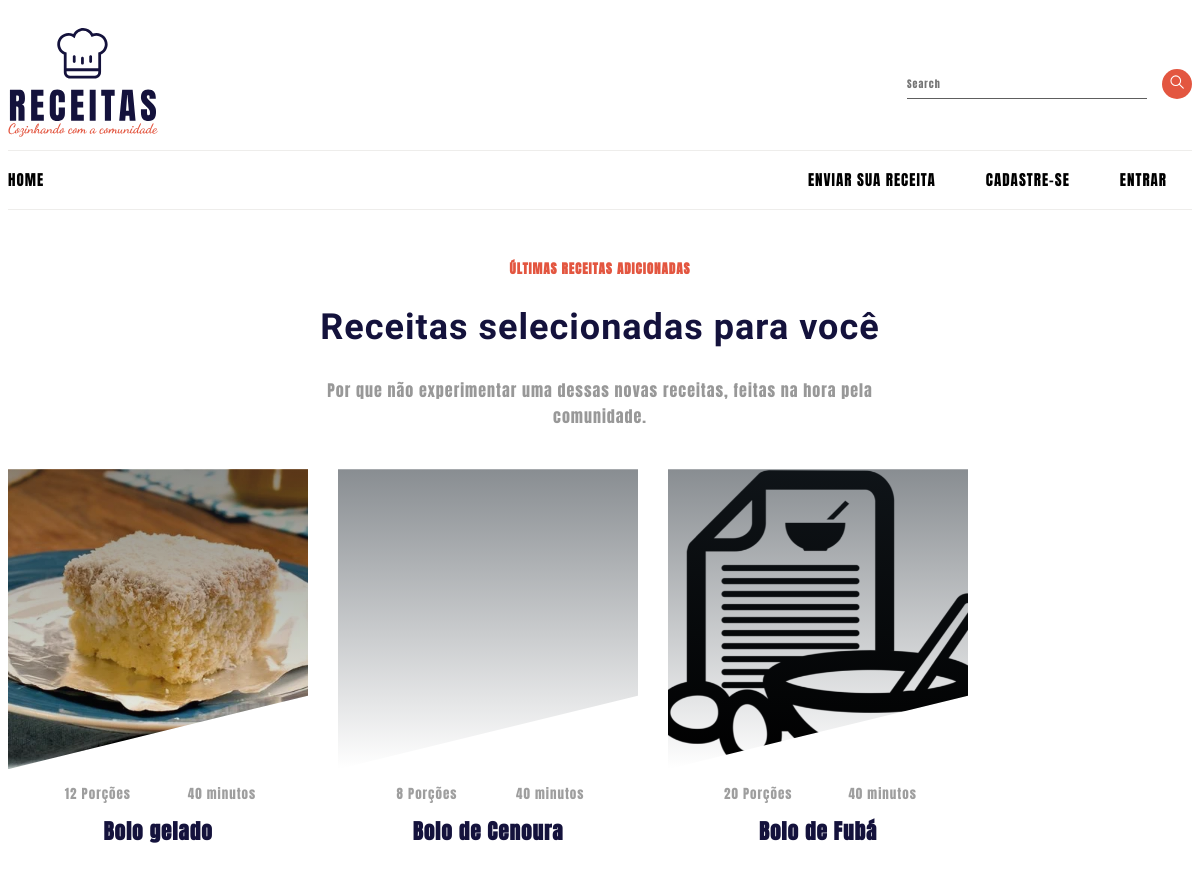
The app's page /busca, older data.
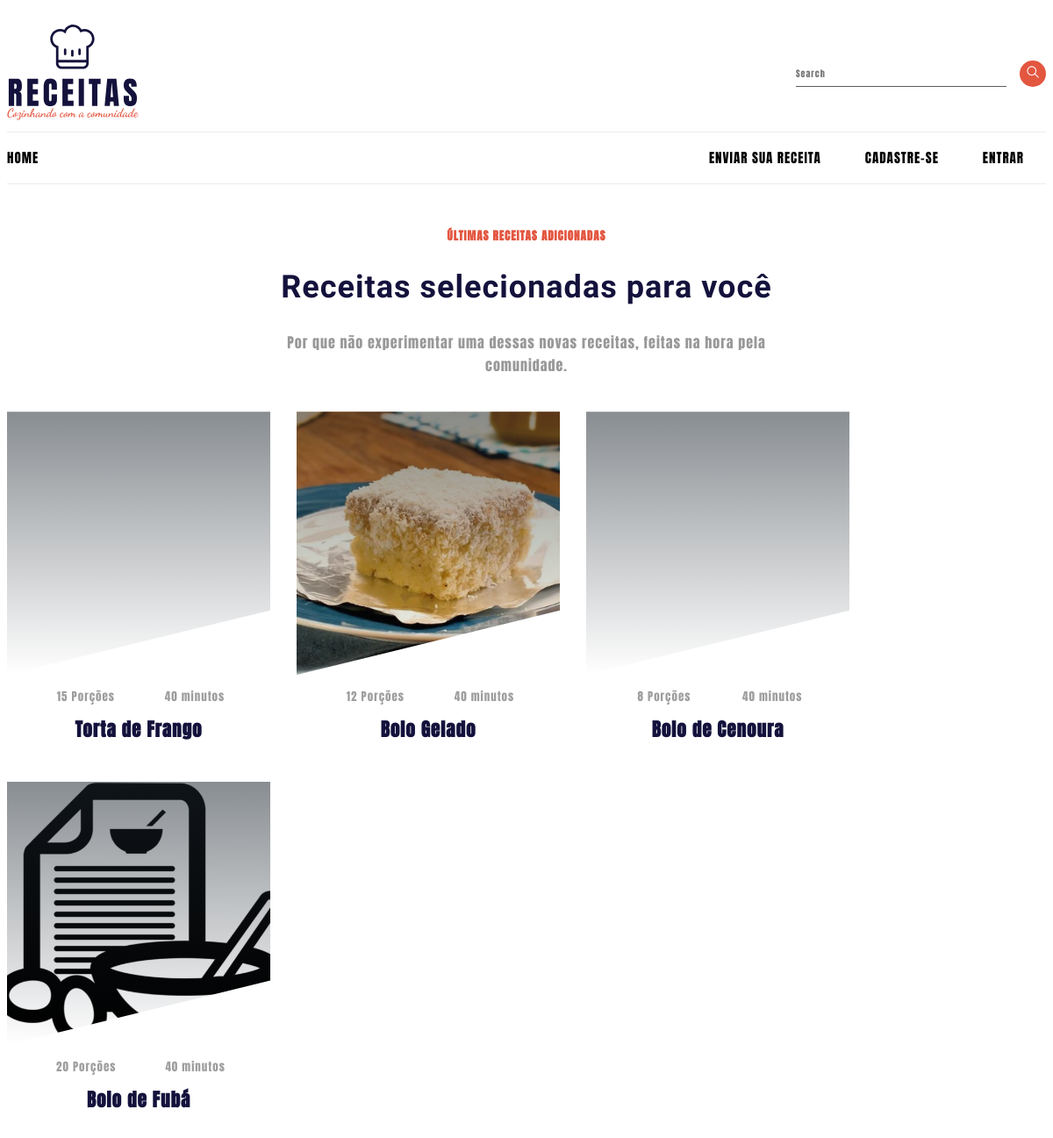
The same page, newer data.
### receitas/models.py (models this page shows, shortened)
class Receita(models.Model):
  pessoa = models.ForeignKey(User, on_delete = models.CASCADE)
  nome = models.CharField(max_length = 200)
  ingredientes = models.TextField()
  modo_preparo = models.TextField()
  tempo_preparo = models.IntegerField()
  rendimento = models.IntegerField()
  categoria = models.CharField(max_length = 100)
  data_receita = models.DateTimeField(default = datetime.now, blank = True)
  foto = models.ImageField(upload_to = 'fotos/%d/%m/%Y', blank = True)
  publicado = models.BooleanField(default = False)

### receitas/views.py (the view)
# urls.py: path('busca', views.busca, name = 'busca'),
def busca(request):
  lista_receitas = Receita.objects.order_by('-data_receita').filter(publicado=True)
  if 'busca' in request.GET:
    nome_a_buscar = request.GET['busca']
    if busca:
      lista_receitas = lista_receitas.filter(nome__icontains = nome_a_buscar)
  dados = { 'receitas': lista_receitas }
  return render(request, 'busca.html', dados)

### templates/busca.html (shortened to what this page needs)
{% extends 'base.html' %}
{% load static %}
{% block content %}
{% include 'partials/_menu.html' %}
<main>
  <header class="box__header">
    <h6>Últimas receitas adicionadas</h6>
    <h2>Receitas selecionadas para você</h2>
    <h5>Por que não experimentar uma dessas novas receitas, feitas na hora pela comunidade.</h5>
  </header>
  <div class="box__container">
    {% if receitas %}
    {% for receita in receitas %}
    <article class="recipe">
      <header class="header__recipe">
        {% if receita.foto == '' %}
        <a><span class="thumbnail__recipe size__medium"
            style="background-image: url('{% static 'Image/receita_sem_imagem.png' %}');"></span></a>
        {% else %}
        <a><span class="thumbnail__recipe size__medium"
            style="background-image: url('{{ receita.foto.url }}');"></span></a>
        {% endif %}
      </header>
      <div class="recipe__content">
        <footer class="recipe__footer">
          <div class="recipe__portions">
            <span>{{ receita.rendimento }} Porções</span>
          </div>
          <div class="recipe__cooking_time">
            <span>{{ receita.tempo_preparo }} minutos</span>
          </div>
        </footer>
        <h3 class="recipe__title">
          <a href="{% url 'receita' receita.id %}">{{ receita.nome }}</a>
        </h3>
      </div>
    </article>
    {% endfor %}
    {% else %}
    <h2 class="sem__receita">Nenhuma Receita cadastrada! :(</h2>
    {% endif %}
  </div>
</main>
{% endblock %}

Row changes from the older to the newer data that the page shows:
added Receita: rendimento "15", tempo_preparo "40", nome "Torta de Frango"
changed Receita: nome "Bolo gelado" → "Bolo Gelado"
